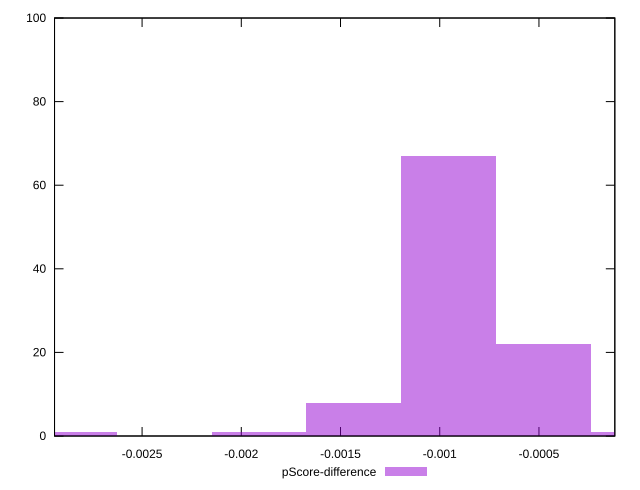

Reproduce this figure in gnuplot.
reset

$pScoreDifference <<EOF
0 1
-0.0014333421100541685 8
-0.0009555614067027789 67
-0.002866684220108337 1
-0.00047778070335138947 22
-0.0019111228134055579 1
EOF

set key outside below
set boxwidth 0.00047778070335138947
set xrange [-0.002941176470588225:-0.00011764705882350013]
set yrange [0:100]
set trange [0:100]
set style fill transparent solid 0.5 noborder
set terminal svg size 640, 490 enhanced background rgb 'white'
set output "report_00023_2021-02-20T12:14:57.249Z/uses-rel-preload/samples/pages+cached+noadtech+nomedia/pScore-difference/histogram.svg"

plot $pScoreDifference title "pScore-difference" with boxes

reset
